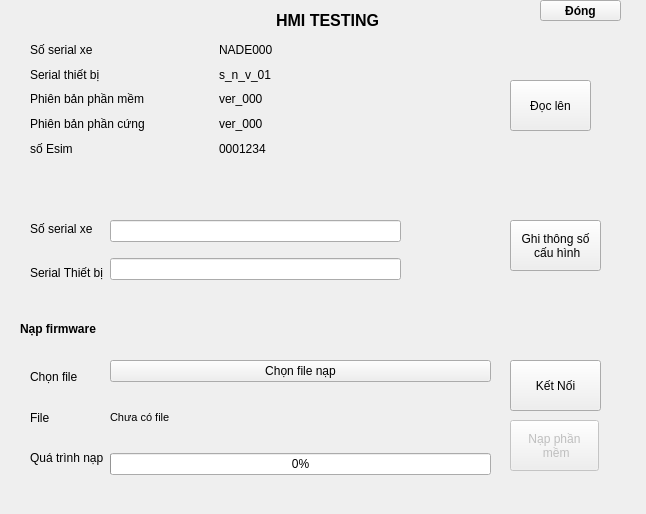
<?xml version="1.0" encoding="UTF-8"?>
<ui version="4.0">
 <class>Dialog</class>
 <widget class="QDialog" name="Dialog">
  <property name="geometry">
   <rect>
    <x>0</x>
    <y>0</y>
    <width>646</width>
    <height>514</height>
   </rect>
  </property>
  <property name="windowTitle">
   <string>Dialog</string>
  </property>
  <widget class="QPushButton" name="write_firm_ware">
   <property name="enabled">
    <bool>false</bool>
   </property>
   <property name="geometry">
    <rect>
     <x>510</x>
     <y>420</y>
     <width>89</width>
     <height>51</height>
    </rect>
   </property>
   <property name="text">
    <string>Nạp phần
 mềm</string>
   </property>
  </widget>
  <widget class="QLabel" name="label">
   <property name="geometry">
    <rect>
     <x>20</x>
     <y>320</y>
     <width>111</width>
     <height>17</height>
    </rect>
   </property>
   <property name="font">
    <font>
     <bold>true</bold>
    </font>
   </property>
   <property name="text">
    <string>Nạp firmware</string>
   </property>
  </widget>
  <widget class="QPushButton" name="connect_dut">
   <property name="geometry">
    <rect>
     <x>510</x>
     <y>360</y>
     <width>91</width>
     <height>51</height>
    </rect>
   </property>
   <property name="text">
    <string>Kết Nối</string>
   </property>
  </widget>
  <widget class="QPushButton" name="write_btn">
   <property name="geometry">
    <rect>
     <x>510</x>
     <y>220</y>
     <width>91</width>
     <height>51</height>
    </rect>
   </property>
   <property name="text">
    <string>Ghi thông số
 cấu hình</string>
   </property>
  </widget>
  <widget class="QWidget" name="horizontalLayoutWidget_2">
   <property name="geometry">
    <rect>
     <x>30</x>
     <y>40</y>
     <width>371</width>
     <height>118</height>
    </rect>
   </property>
   <layout class="QHBoxLayout" name="horizontalLayout_2">
    <item>
     <layout class="QVBoxLayout" name="verticalLayout_4">
      <item>
       <widget class="QLabel" name="label_8">
        <property name="text">
         <string>Số serial xe</string>
        </property>
       </widget>
      </item>
      <item>
       <widget class="QLabel" name="label_7">
        <property name="text">
         <string>Serial thiết bị</string>
        </property>
       </widget>
      </item>
      <item>
       <widget class="QLabel" name="label_9">
        <property name="text">
         <string>Phiên bản phần mềm</string>
        </property>
       </widget>
      </item>
      <item>
       <widget class="QLabel" name="label_10">
        <property name="text">
         <string>Phiên bản phần cứng</string>
        </property>
       </widget>
      </item>
      <item>
       <widget class="QLabel" name="label_11">
        <property name="text">
         <string>số Esim</string>
        </property>
       </widget>
      </item>
     </layout>
    </item>
    <item>
     <layout class="QVBoxLayout" name="verticalLayout_3">
      <item>
       <widget class="QLabel" name="serial_vehicle">
        <property name="text">
         <string>NADE000</string>
        </property>
       </widget>
      </item>
      <item>
       <widget class="QLabel" name="serial_module">
        <property name="text">
         <string>s_n_v_01</string>
        </property>
       </widget>
      </item>
      <item>
       <widget class="QLabel" name="firm_ware_ver">
        <property name="text">
         <string>ver_000</string>
        </property>
       </widget>
      </item>
      <item>
       <widget class="QLabel" name="hard_ware_ver">
        <property name="text">
         <string>ver_000</string>
        </property>
       </widget>
      </item>
      <item>
       <widget class="QLabel" name="esim_num">
        <property name="text">
         <string>0001234</string>
        </property>
       </widget>
      </item>
     </layout>
    </item>
   </layout>
  </widget>
  <widget class="QWidget" name="horizontalLayoutWidget">
   <property name="geometry">
    <rect>
     <x>30</x>
     <y>360</y>
     <width>461</width>
     <height>115</height>
    </rect>
   </property>
   <layout class="QHBoxLayout" name="horizontalLayout">
    <item>
     <layout class="QVBoxLayout" name="verticalLayout_2">
      <item>
       <widget class="QLabel" name="label_2">
        <property name="text">
         <string>Chọn file</string>
        </property>
       </widget>
      </item>
      <item>
       <widget class="QLabel" name="label_3">
        <property name="text">
         <string>File</string>
        </property>
       </widget>
      </item>
      <item>
       <widget class="QLabel" name="label_5">
        <property name="text">
         <string>Quá trình nạp</string>
        </property>
       </widget>
      </item>
     </layout>
    </item>
    <item>
     <layout class="QVBoxLayout" name="verticalLayout">
      <item>
       <widget class="QPushButton" name="choose_file_btn">
        <property name="text">
         <string>Chọn file nạp</string>
        </property>
       </widget>
      </item>
      <item>
       <widget class="QLabel" name="link_director_file">
        <property name="font">
         <font>
          <pointsize>8</pointsize>
         </font>
        </property>
        <property name="layoutDirection">
         <enum>Qt::RightToLeft</enum>
        </property>
        <property name="styleSheet">
         <string notr="true">text-align: center;</string>
        </property>
        <property name="text">
         <string>Chưa có file</string>
        </property>
       </widget>
      </item>
      <item>
       <widget class="QProgressBar" name="download_process">
        <property name="value">
         <number>0</number>
        </property>
       </widget>
      </item>
     </layout>
    </item>
   </layout>
  </widget>
  <widget class="QLabel" name="header">
   <property name="geometry">
    <rect>
     <x>276</x>
     <y>10</y>
     <width>111</width>
     <height>20</height>
    </rect>
   </property>
   <property name="font">
    <font>
     <pointsize>12</pointsize>
     <bold>true</bold>
    </font>
   </property>
   <property name="text">
    <string>HMI TESTING</string>
   </property>
  </widget>
  <widget class="QPushButton" name="read_btn">
   <property name="geometry">
    <rect>
     <x>510</x>
     <y>80</y>
     <width>81</width>
     <height>51</height>
    </rect>
   </property>
   <property name="text">
    <string>Đọc lên</string>
   </property>
  </widget>
  <widget class="QWidget" name="horizontalLayoutWidget_3">
   <property name="geometry">
    <rect>
     <x>30</x>
     <y>210</y>
     <width>371</width>
     <height>81</height>
    </rect>
   </property>
   <layout class="QHBoxLayout" name="horizontalLayout_3">
    <item>
     <layout class="QVBoxLayout" name="verticalLayout_5">
      <item>
       <widget class="QLabel" name="label_17">
        <property name="text">
         <string>Số serial xe</string>
        </property>
       </widget>
      </item>
      <item>
       <widget class="QLabel" name="label_16">
        <property name="text">
         <string>Serial Thiết bị</string>
        </property>
       </widget>
      </item>
     </layout>
    </item>
    <item>
     <layout class="QVBoxLayout" name="verticalLayout_6">
      <item>
       <widget class="QLineEdit" name="input_serial_vehicle"/>
      </item>
      <item>
       <widget class="QLineEdit" name="input_serual_module">
        <property name="mouseTracking">
         <bool>false</bool>
        </property>
        <property name="readOnly">
         <bool>true</bool>
        </property>
       </widget>
      </item>
     </layout>
    </item>
   </layout>
  </widget>
  <widget class="QPushButton" name="read_btn_2">
   <property name="geometry">
    <rect>
     <x>540</x>
     <y>0</y>
     <width>81</width>
     <height>21</height>
    </rect>
   </property>
   <property name="font">
    <font>
     <bold>true</bold>
    </font>
   </property>
   <property name="text">
    <string>Đóng</string>
   </property>
  </widget>
 </widget>
 <resources/>
 <connections/>
</ui>
